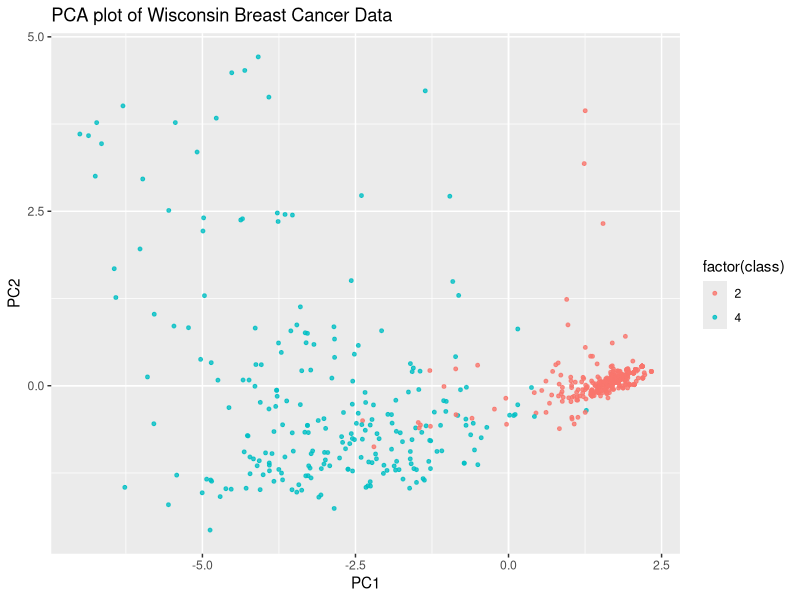

Write the R code that produced this figure.
## ---- chunk 1
library(ggplot2)
## ---- chunk 2
fulldata <- read.csv(file="Wisconsin_Breast_Cancers.csv", header=TRUE)
bcdata <- read.csv(file="Wisconsin_Breast_Cancers.csv", header=TRUE)[,2:10]
class <- array(data= fulldata[,11])
bcdata
## ---- chunk 3
pca = prcomp(bcdata, scale. = TRUE)
pca$sdev
## ---- chunk 4
head(pca$rotation)
## ---- chunk 5
scores = as.data.frame(pca$x)

pcaplot <- ggplot(data = scores, aes(x = PC1, y = PC2, label = rownames(scores))) +
  geom_hline(yintercept = 0, colour = "white") +
  geom_vline(xintercept = 0, colour = "white") +
  geom_point(aes(color = factor(class)), alpha = 0.8, size = 1) +
  ggtitle("PCA plot of Wisconsin Breast Cancer Data")

pcaplot
## ---- chunk 6
table(factor(class))
